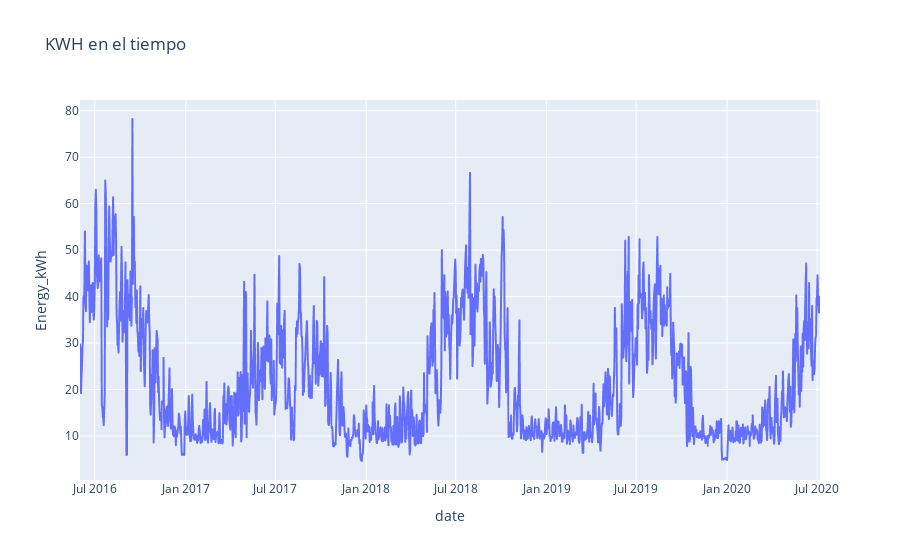

Notebook code cell kept with this figure:
### Markdown cell above
**Respuesta**:

### Code cell
eh = pd.read_csv("energia_homero.csv")
eh["date"] = pd.to_datetime(eh["date"])
eh.info()

px.line(eh, x="date", y="Energy_kWh", title="KWH en el tiempo")

### Figure 1 — Plotly figure (JSON) as saved in the notebook; plotly's stock layout.template omitted (floating-point values rounded to 4 significant figures; data arrays with more than 128 entries replaced by an {"elided": "..."} marker saying what was removed)
{"data": [{"hovertemplate": "date=%{x}<br>Energy_kWh=%{y}<extra></extra>", "legendgroup": "", "line": {"color": "#636efa", "dash": "solid"}, "marker": {"symbol": "circle"}, "mode": "lines", "name": "", "showlegend": false, "type": "scattergl", "x": {"elided": "1498 str values"}, "xaxis": "x", "y": {"elided": "1498 float values"}, "yaxis": "y"}], "layout": {"legend": {"tracegroupgap": 0}, "title": {"text": "KWH en el tiempo"}, "xaxis": {"anchor": "y", "domain": [0, 1], "title": {"text": "date"}}, "yaxis": {"anchor": "x", "domain": [0, 1], "title": {"text": "Energy_kWh"}}}}
